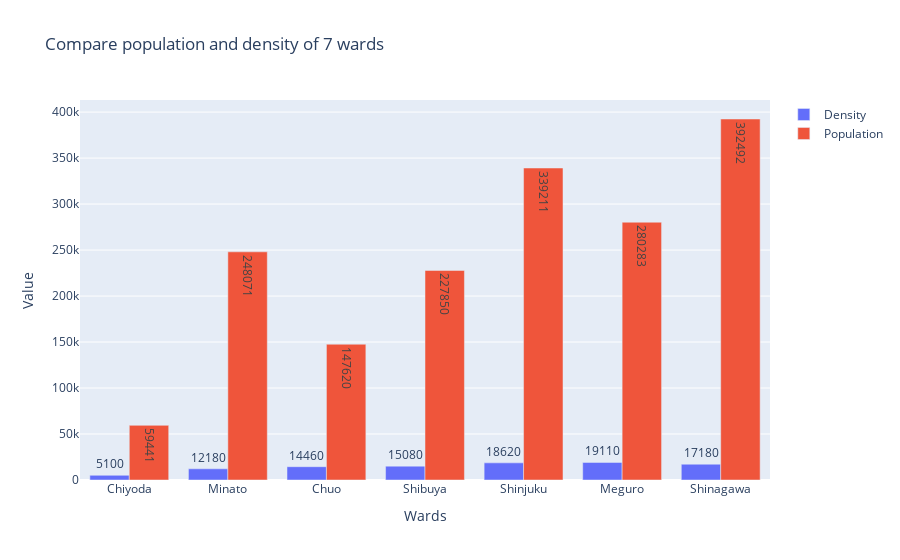

Notebook code for this chart:
### Code cell
# draw group bar chart
fig = go.Figure(
    data=[
        go.Bar(name="Density", x=df_tko_spe['Ward Name'], y=df_tko_spe['Density (/Km2)'], text=df_tko_spe['Density (/Km2)'], textposition='auto'),
        go.Bar(name="Population", x=df_tko_spe['Ward Name'], y=df_tko_spe['Population'], text=df_tko_spe['Population'], textposition='auto'),
    ],
    layout=go.Layout(title="Compare population and density of 7 wards",
                     yaxis_title="Value", xaxis_title="Wards")
)
fig.show()

### Figure 1 — Plotly figure (JSON) as saved in the notebook; plotly's stock layout.template omitted (floating-point values rounded to 4 significant figures)
{"data": [{"name": "Density", "text": [5100, 12180, 14460, 15080, 18620, 19110, 17180], "textposition": "auto", "type": "bar", "x": ["Chiyoda", "Minato", "Chuo", "Shibuya", "Shinjuku", "Meguro", "Shinagawa"], "y": [5100, 12180, 14460, 15080, 18620, 19110, 17180]}, {"name": "Population", "text": [59441, 248071, 147620, 227850, 339211, 280283, 392492], "textposition": "auto", "type": "bar", "x": ["Chiyoda", "Minato", "Chuo", "Shibuya", "Shinjuku", "Meguro", "Shinagawa"], "y": [59441, 248071, 147620, 227850, 339211, 280283, 392492]}], "layout": {"title": {"text": "Compare population and density of 7 wards"}, "xaxis": {"title": {"text": "Wards"}}, "yaxis": {"title": {"text": "Value"}}}}
